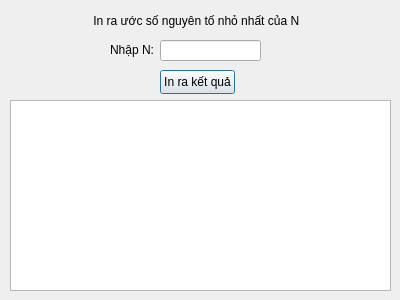
<?xml version="1.0" encoding="UTF-8"?>
<ui version="4.0">
 <class>Bai8_Tuan1</class>
 <widget class="QDialog" name="Bai8_Tuan1">
  <property name="geometry">
   <rect>
    <x>0</x>
    <y>0</y>
    <width>400</width>
    <height>300</height>
   </rect>
  </property>
  <property name="windowTitle">
   <string>Bai8_Tuan1</string>
  </property>
  <widget class="QLabel" name="label">
   <property name="geometry">
    <rect>
     <x>90</x>
     <y>10</y>
     <width>371</width>
     <height>21</height>
    </rect>
   </property>
   <property name="text">
    <string> In ra ước số nguyên tố nhỏ nhất của N</string>
   </property>
  </widget>
  <widget class="QLabel" name="label_2">
   <property name="geometry">
    <rect>
     <x>110</x>
     <y>40</y>
     <width>49</width>
     <height>20</height>
    </rect>
   </property>
   <property name="text">
    <string>Nhập N:</string>
   </property>
  </widget>
  <widget class="QLineEdit" name="lineEdit">
   <property name="geometry">
    <rect>
     <x>160</x>
     <y>40</y>
     <width>101</width>
     <height>21</height>
    </rect>
   </property>
  </widget>
  <widget class="QPushButton" name="pushButton">
   <property name="geometry">
    <rect>
     <x>160</x>
     <y>70</y>
     <width>75</width>
     <height>24</height>
    </rect>
   </property>
   <property name="text">
    <string>In ra kết quả</string>
   </property>
  </widget>
  <widget class="QTextEdit" name="textEdit">
   <property name="geometry">
    <rect>
     <x>10</x>
     <y>100</y>
     <width>381</width>
     <height>191</height>
    </rect>
   </property>
  </widget>
 </widget>
 <layoutdefault spacing="6" margin="11"/>
 <resources/>
 <connections/>
</ui>
